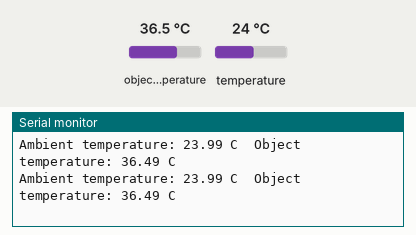
Recording of a sketch running on a simulated ESP8266 (NodeMCU). Shown: the last lines printed to the serial monitor. The inputs (shaded band) are chosen by the test bench; at power-on: object temperature 36.5 °C, temperature 24 °C. WiFi joins after 1.5 s; servers stay silent unless stated.

Above: at 3.0 s.
3.1 s: object temperature set to 20 °C
At 4.4 s:
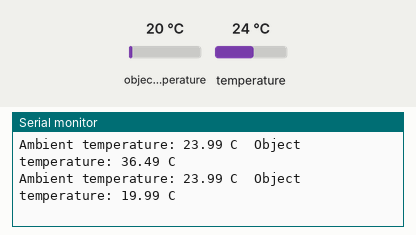
4.6 s: temperature set to 12 °C
At 5.6 s:
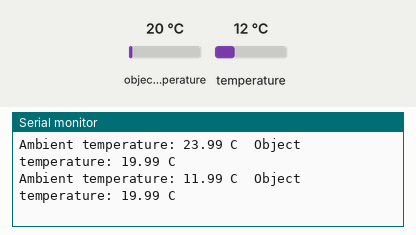
6.1 s: object temperature set to 26 °C
At 7.6 s:
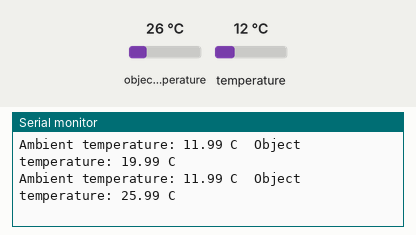
Timing chart, 0 to 9.1 s (numbered marks = the images above; inputs shaded):
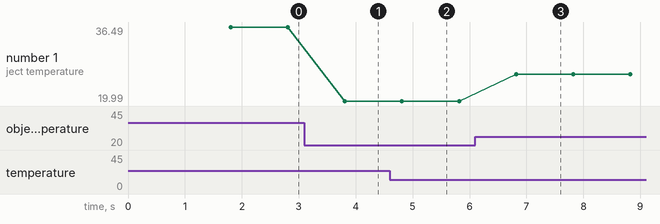

Measured:
- after the input at 3.1 s, the serial monitor: prints a new line after 0.71 s (image 1)
- after the input at 4.6 s, the serial monitor: prints a new line after 0.21 s (image 2)
- after the input at 6.1 s, the serial monitor: prints a new line after 0.72 s (image 3)
- plotted number 1: 36.49 → 19.99 after the input at 3.1 s, 19.99 → 25.99 after the input at 6.1 s

The sketch:

temp_with_blink.ino
```cpp
#define BLYNK_PRINT Serial
#include <Wire.h>
#include <Adafruit_MLX90614.h>
#include <ESP8266WiFi.h>
#include <BlynkSimpleEsp8266.h>
#define BLYNK_TEMPLATE_ID "TMPLMSowIS-n"
#define BLYNK_TEMPLATE_NAME "Quickstart Template"
#define BLYNK_AUTH_TOKEN "PoOkI3hSyVomTf6QpOrvnxqZYJH8RZ77"
char auth[] = "PoOkI3hSyVomTf6QpOrvnxqZYJH8RZ77";

//char auth[] = "PoOkI3hSyVomTf6QpOrvnxqZYJH8RZ7";

char ssid[] = "pada";
char pass[] = "12345678";

Adafruit_MLX90614 mlx = Adafruit_MLX90614();

void setup() {
  Serial.begin(9600);
  Wire.begin(D2, D1);
  mlx.begin();
  Blynk.begin(auth, ssid, pass);
}

void loop() {
  float ambientTemp = mlx.readAmbientTempC();
  float objectTemp = mlx.readObjectTempC();

  Blynk.virtualWrite(V0, ambientTemp); // send ambient temperature to virtual pin V0
  Blynk.virtualWrite(V1, objectTemp); // send object temperature to virtual pin V1

  Serial.print("Ambient temperature: ");
  Serial.print(ambientTemp);
  Serial.print(" C\tObject temperature: ");
  Serial.print(objectTemp);
  Serial.println(" C");

  Blynk.run();
  delay(1000);
}
```
